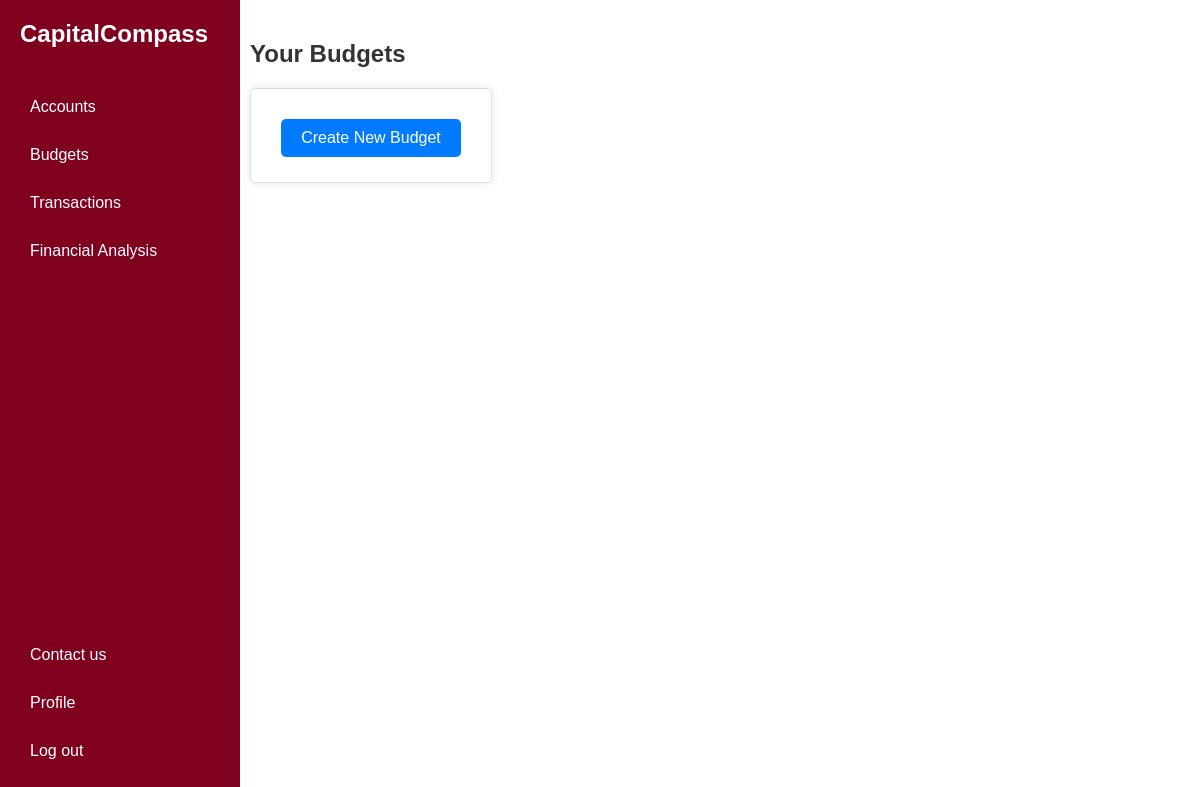
The page /budgets/ (signed in) on the database as committed earlier.
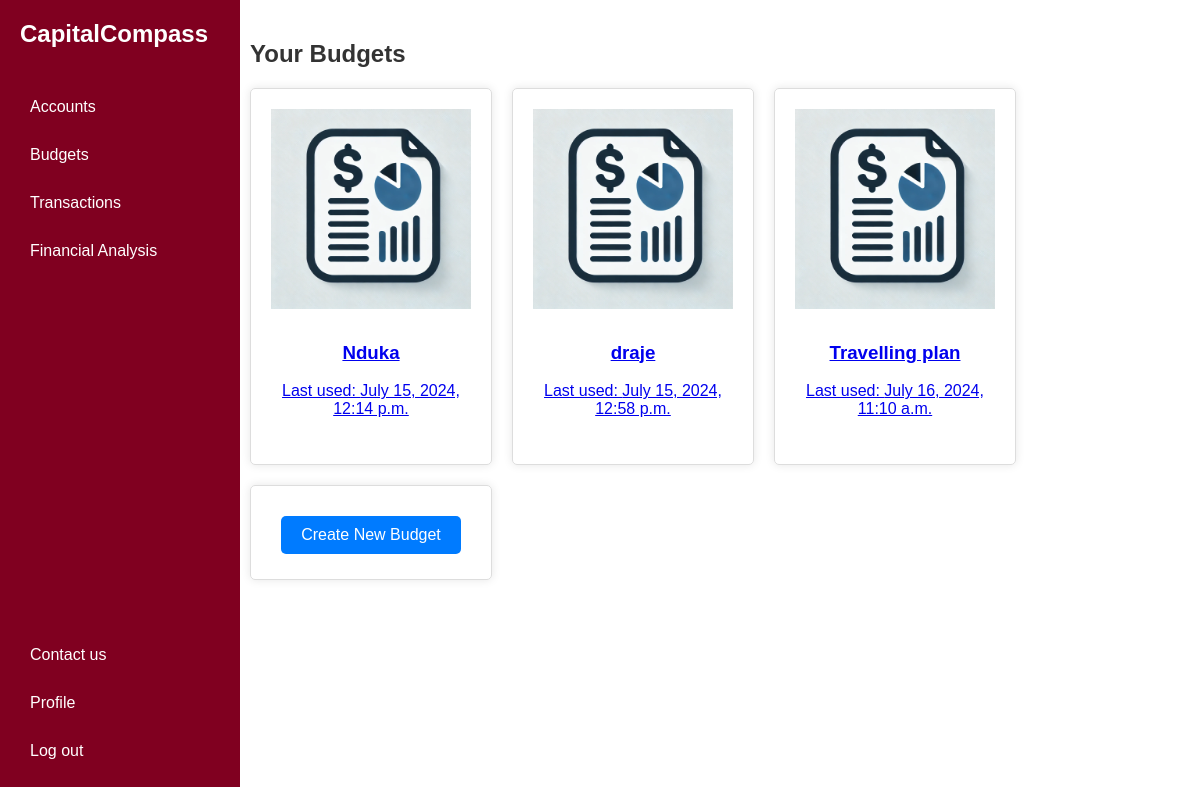
The same page on the database as committed later.
### financeapp/models.py (models this page shows, shortened)
class Budget(models.Model):
    BUDGET_TYPES = [
        ('zero_based', 'Zero-Based'),
        ('fifty_thirty_twenty', '50/30/20'),
    ]
    CURRENCY_TYPES = [
        ('POUNDS', 'Pounds'),
        ('DOLLARS', 'Dollars'),
        ('EUROS', 'euros'),
    ]
    user = models.ForeignKey(User, on_delete=models.CASCADE, related_name='budgets')
    budget_name = models.CharField(max_length=100)
    budget_type = models.CharField(max_length=20, choices=BUDGET_TYPES)
    currency_type = models.CharField(max_length=20, choices=CURRENCY_TYPES, default="POUNDS")
    month = models.DateField(auto_now_add=True)  # Add month field
    created_at = models.DateTimeField(auto_now_add=True)
    updated_at = models.DateTimeField(auto_now=True)

### financeapp/views.py (the view)
# urls.py: path('budgets/', views.budget_list, name='budget_list'),
@login_required
def budget_list(request):
   budgets = request.user.budgets.all()
   context = {
       'budgets': budgets
   }
   return render(request, 'financeapp/budget_list.html', context)

### templates/financeapp/budget_list.html (shortened to what this page needs)
{% extends 'financeapp/loggedin_base.html' %}
{% load static %}
{% block head_block %}
<link rel="stylesheet" href="{% static 'styles/budget_list.css' %}">
{% endblock %}
{% block body_block %}
<main>
  <section class="budgets-overview">
      <h1>Your Budgets</h1>
      <div class="budget-cards-container">
          {% for budget in budgets %}
              {% if budget.budget_type == 'zero_based' %}
                  <a href="{% url 'financeapp:zero_based_page' budget.id %}" class="budget-card">
              {% else %}
                  <a href="#" class="budget-card">
              {% endif %}
                  <div class="budgets-thumbnails">
                      <img class="budget-photos" src="{% static 'images/image1.webp' %}" alt="Budget Icon">
                  </div>
                  <div class="budget-details">
                      <h3>{{ budget.budget_name }}</h3>
                      <p>Last used: {{ budget.updated_at|date:"F j, Y, g:i a" }}</p>
                  </div>
              </a>
          {% endfor %}
          <div class="budget-card create-new">
              <div class="budget-icon">
                  <button class="btn btn-primary" onclick="location.href='{% url 'financeapp:create_budget' %}'">Create New Budget</button>
              </div>
          </div>
      </div>
  </section>
</main>
{% endblock %}

### templates/financeapp/loggedin_base.html (shortened to what this page needs)
<!DOCTYPE html>
{% load static %}
<html lang="en">
<head>
   <link rel="stylesheet" href="{% static 'styles/application.css' %}">
    <link rel="stylesheet" href="{% static 'styles/profile.css' %}">
   <link rel="stylesheet" href="{% static 'styles/transactions.css' %}">
   {% block head_block %} {% endblock %}
</head>
<body>
    <div class="sidebar">
        <div class="logo">CapitalCompass</div>
        <nav>
            <ul class="nav-top">
                <li><a href="{% url 'financeapp:accounts' %}">Accounts</a></li>
                <li><a href="{% url 'financeapp:create_budget' %}">Budgets</a></li>
                <li><a href="{% url 'financeapp:transactions' %}">Transactions</a></li>
                <li><a href="#">Financial Analysis</a></li>
            </ul>
            <ul class="nav-bottom">
                <li><a href="contactus.html">Contact us </a></li>
                <li><a href="{% url 'financeapp:profile' %}">Profile </a></li>
                <li><a href="{% url 'auth_logout' %}?next={% url 'financeapp:index' %}">Log out</a></li>
            </ul>
        </nav>
    </div>
        {% block body_block %}{% endblock %}
</body>
</html>

### static/styles/application.css (style rules this page uses)
body, html { margin: 0; padding: 0; height: 100%; display: flex; }
body { font-family: Arial, sans-serif; color: #333; padding-left: 230px; }
.sidebar { width: 200px; background-color: #800020; color: white; padding: 20px; display: flex; flex-direction: column; justify-content: space-between; position: fixed; top: 0; bottom: 0; left:0; }
.sidebar .logo { font-size: 24px; font-weight: bold; margin-bottom: 20px; }
.sidebar nav { display: flex; flex-direction: column; flex-grow: 1; }
.sidebar nav ul { list-style: none; padding: 0; margin: 0; }
.sidebar nav ul.nav-top { margin-bottom: auto; margin-top: 20px; }
.sidebar nav ul.nav-bottom { margin-top: auto; }
.sidebar nav ul li { margin-bottom: 10px; }
.sidebar nav ul li a { color: white; text-decoration: none; display: block; padding: 10px; border-radius: 5px; }
main { flex: 1; padding: 20px; }
.btn { padding: 10px 20px; margin: 5px; border: none; cursor: pointer; border-radius: 5px; font-size: 16px; transition: background-color 0.3s ease; }
.btn-primary { background-color: #007bff; color: white; }

### static/styles/budget_list.css (style rules this page uses)
.budget-cards-container { display: flex; flex-wrap: wrap; gap: 20px; justify-content: flex-start; }
.budget-card { width: 200px; padding: 20px; border: 1px solid #ddd; border-radius: 5px; box-shadow: 0 0 10px rgba(0, 0, 0, 0.1); text-align: center; display: flex; flex-direction: column; align-items: center; }
.budget-photos { width: 200px; height: 200px; }
.budget-details { margin: 10px 0; }
.create-new { display: flex; flex-direction: column; align-items: center; justify-content: center; }
.btn { padding: 10px 20px; margin-top: 10px; border: none; cursor: pointer; border-radius: 5px; font-size: 16px; transition: background-color 0.3s ease; }
.btn-primary { background-color: #007bff; color: white; }

Rows that differ between the two databases and show on the page:
added Budget: budget_name "Nduka", updated_at "July 15, 2024, 12:14 p.m."
added Budget: budget_name "draje", updated_at "July 15, 2024, 12:58 p.m."
added Budget: budget_name "Travelling plan", updated_at "July 16, 2024, 11:10 a.m."
